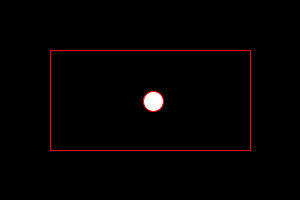
Frame 1 (no input)
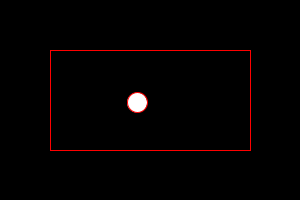
Frame 60 (the mouse pressed at the canvas centre just before this capture)
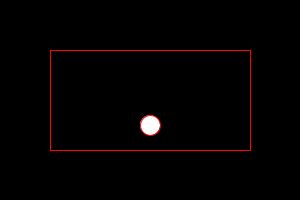
Frame 120 (the mouse held since frame 60 and released just before this capture)

The Processing sketch that drew these frames (run headless with seeded random() and noise(); from frame 60 on, the mouse is pressed at the canvas centre):

// Processing sketch: processing_175137
// ── processing_175137.pde

float posX, posY, velX, velY;
int sz = 20;

void setup(){
  size(300,200);
  posX = width/2;
  posY = height/2;
  velX = random(5);
  velY = random(5);
}

void draw(){
  background(0);
  stroke(255,0,0); //color linea caja
  fill(0); //fondo caja negro
  rect(50,50,200,100); //dibujamos caja

  //actualizamos posiciones
  posX = posX+velX;
  posY = posY+velY;

  //dibujamos elipse
  fill(255);
  ellipse(posX,posY,sz,sz);

  //comprovem posición X
  if((posX<50+sz/2)||(posX>250-sz/2)){ //Si pos es menor al limite de la caja o mayor
  //aqui añadimos sz/2 para que la bola rebote en el extremo con la caja
    velX = -velX;
  } 
  //comprovem posición Y
  if((posY<50+sz/2)||(posY>150-sz/2)){ //lo mismo para Y
    velY = -velY;
  } 
}

void mousePressed(){
  
  posX = mouseX; //cada vez que "clickemos" cambia de pos, y vel.
  posY = mouseY;
  velX = random(1,10);
  velY = random(1,10);
}
